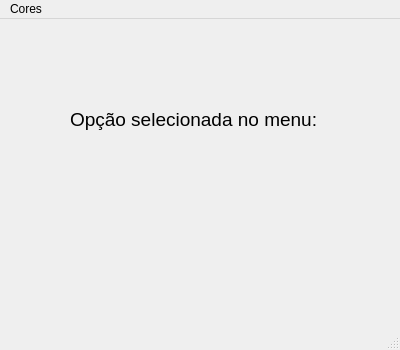
<?xml version="1.0" encoding="UTF-8"?>
<ui version="4.0">
 <class>MainWindow</class>
 <widget class="QMainWindow" name="MainWindow">
  <property name="geometry">
   <rect>
    <x>0</x>
    <y>0</y>
    <width>400</width>
    <height>350</height>
   </rect>
  </property>
  <property name="windowTitle">
   <string>MainWindow</string>
  </property>
  <widget class="QWidget" name="centralwidget">
   <widget class="QLabel" name="label">
    <property name="geometry">
     <rect>
      <x>70</x>
      <y>90</y>
      <width>251</width>
      <height>21</height>
     </rect>
    </property>
    <property name="font">
     <font>
      <pointsize>14</pointsize>
     </font>
    </property>
    <property name="text">
     <string>Opção selecionada no menu:</string>
    </property>
   </widget>
  </widget>
  <widget class="QMenuBar" name="menubar">
   <property name="geometry">
    <rect>
     <x>0</x>
     <y>0</y>
     <width>400</width>
     <height>21</height>
    </rect>
   </property>
   <widget class="QMenu" name="menuCores">
    <property name="title">
     <string>Cores</string>
    </property>
    <addaction name="actionVerde"/>
    <addaction name="actionAmarelo"/>
    <addaction name="actionAzul"/>
   </widget>
   <addaction name="menuCores"/>
  </widget>
  <widget class="QStatusBar" name="statusbar"/>
  <action name="actionVerde">
   <property name="text">
    <string>Verde</string>
   </property>
  </action>
  <action name="actionAmarelo">
   <property name="text">
    <string>Vermelho</string>
   </property>
  </action>
  <action name="actionAzul">
   <property name="text">
    <string>Azul</string>
   </property>
  </action>
 </widget>
 <resources/>
 <connections/>
</ui>
